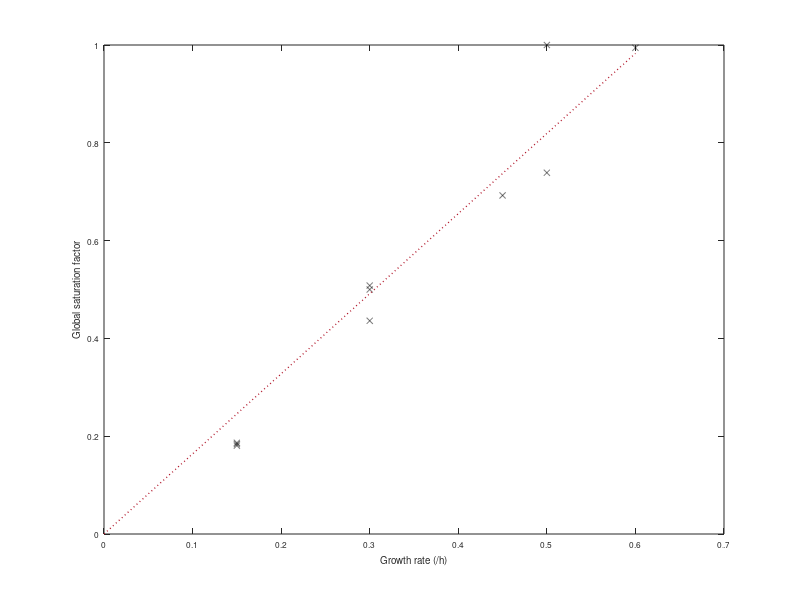

Write the MATLAB code that produced this figure. (Note: this script raises an error after producing the figure.)
%% Plot growth rate and saturation factor
load('Egsf2_result.mat');

x = global_saturation_factor_list(:,1);
y = global_saturation_factor_list(:,2);
% x = x(y ~= 1);
% y = y(y ~= 1);
x = x(~isnan(y));
y = y(~isnan(y));
k = x\y;

hold on;
box on;
scatter(x,y,20,'x','LineWidth',0.1,'MarkerEdgeColor',[0,0,0],'MarkerEdgeAlpha',0.5);
plot([0;0.6],[0;0.6*k],':','LineWidth',1,'Color',[178,24,43]/255);
set(gca,'FontSize',6,'FontName','Helvetica');
xlabel('Growth rate (/h)','FontSize',7,'FontName','Helvetica');
ylabel('Global saturation factor','FontSize',7,'FontName','Helvetica');

equation = ['y = ',num2str(round(k,3)),' x'];
text(0.05,0.8,equation,'FontSize',7,'FontName','Helvetica','Color','k');

yfit =  k * x;
yresid = y - yfit;
SSresid = sum(yresid.^2);
SStotal = (length(y)-1) * var(y);
rsq = 1 - SSresid/SStotal;

R2 = ['R^2 = ',num2str(round(rsq,3))];
text(0.05,0.6,R2,'FontSize',7,'FontName','Helvetica','Color','k');

ylim([0 1]);

set(gcf,'position',[0 0 160 80]);
set(gca,'position',[0.17 0.33 0.55 0.53]);

